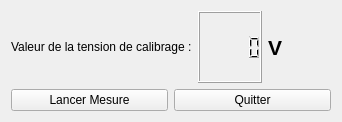
<?xml version="1.0" encoding="UTF-8"?>
<ui version="4.0">
 <class>Reglage</class>
 <widget class="QWidget" name="Reglage">
  <property name="geometry">
   <rect>
    <x>0</x>
    <y>0</y>
    <width>342</width>
    <height>122</height>
   </rect>
  </property>
  <property name="windowTitle">
   <string>Reglage</string>
  </property>
  <layout class="QGridLayout" name="gridLayout">
   <item row="0" column="0" colspan="2">
    <layout class="QHBoxLayout" name="horizontalLayout">
     <item>
      <widget class="QLabel" name="label">
       <property name="text">
        <string>Valeur de la tension de calibrage :</string>
       </property>
      </widget>
     </item>
     <item>
      <widget class="QLCDNumber" name="lcdNumber"/>
     </item>
     <item>
      <widget class="QLabel" name="label_2">
       <property name="font">
        <font>
         <pointsize>16</pointsize>
         <bold>true</bold>
        </font>
       </property>
       <property name="text">
        <string>V</string>
       </property>
      </widget>
     </item>
    </layout>
   </item>
   <item row="1" column="0">
    <widget class="QPushButton" name="pushButtonLancer">
     <property name="text">
      <string>Lancer Mesure</string>
     </property>
    </widget>
   </item>
   <item row="1" column="1">
    <widget class="QPushButton" name="pushButtonQuitter">
     <property name="text">
      <string>Quitter</string>
     </property>
    </widget>
   </item>
  </layout>
 </widget>
 <resources/>
 <connections>
  <connection>
   <sender>pushButtonQuitter</sender>
   <signal>clicked()</signal>
   <receiver>Reglage</receiver>
   <slot>close()</slot>
   <hints>
    <hint type="sourcelabel">
     <x>229</x>
     <y>80</y>
    </hint>
    <hint type="destinationlabel">
     <x>281</x>
     <y>89</y>
    </hint>
   </hints>
  </connection>
 </connections>
</ui>
